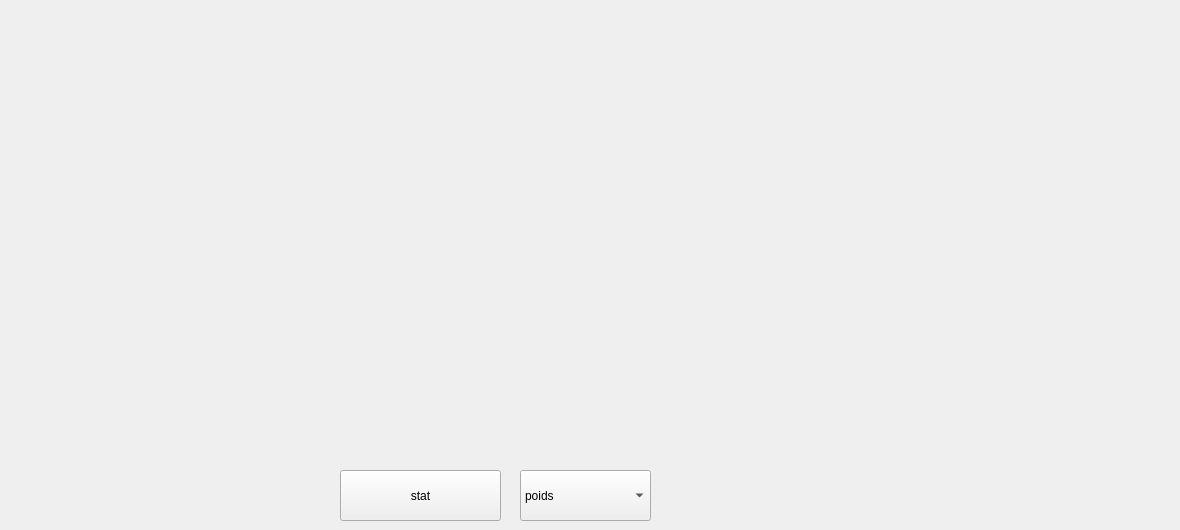
      <widget class="QWidget" name="tab_5">
       <attribute name="title">
        <string>stats</string>
       </attribute>
       <widget class="QPushButton" name="stat">
        <property name="geometry">
         <rect>
          <x>340</x>
          <y>470</y>
          <width>161</width>
          <height>51</height>
         </rect>
        </property>
        <property name="text">
         <string>stat</string>
        </property>
       </widget>
       <widget class="QLabel" name="num1">
        <property name="geometry">
         <rect>
          <x>930</x>
          <y>420</y>
          <width>191</width>
          <height>51</height>
         </rect>
        </property>
        <property name="text">
         <string/>
        </property>
       </widget>
       <widget class="QComboBox" name="combo_3">
        <property name="geometry">
         <rect>
          <x>520</x>
          <y>470</y>
          <width>131</width>
          <height>51</height>
         </rect>
        </property>
        <item>
         <property name="text">
          <string>poids</string>
         </property>
        </item>
        <item>
         <property name="text">
          <string>volume</string>
         </property>
        </item>
        <item>
         <property name="text">
          <string>etat</string>
         </property>
        </item>
       </widget>
       <widget class="QWidget" name="widget" native="true">
        <property name="geometry">
         <rect>
          <x>10</x>
          <y>10</y>
          <width>1161</width>
          <height>421</height>
         </rect>
        </property>
        <widget class="QWidget" name="horizontalLayoutWidget">
         <property name="geometry">
          <rect>
           <x>10</x>
           <y>10</y>
           <width>1131</width>
           <height>401</height>
          </rect>
         </property>
         <layout class="QHBoxLayout" name="verticalLayout"/>
        </widget>
       </widget>
      </widget>
